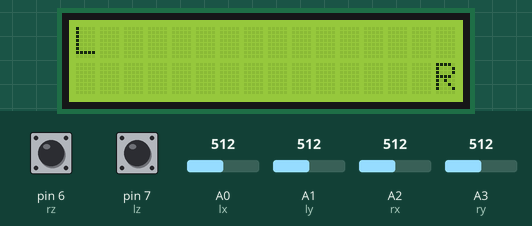
A sketch run on a simulated Arduino Uno, built with avr-gcc and run on an emulated ATmega328P. Parts: 16×2 character LCD. The test bench sets the inputs (shaded band); at power-on: A2 (rx) = 512, A1 (ly) = 512, A0 (lx) = 512, A3 (ry) = 512, pin 6 (rz) HIGH, pin 7 (lz) HIGH. What the sketch prints to the serial monitor is not drawn.

Above: at 1.2 s.
1.3 s: A2 (rx) set to 660
At 1.52 s:
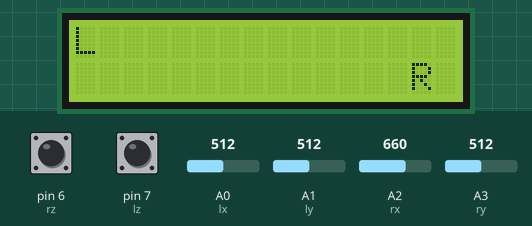
2.9 s: A1 (ly) set to 643
5.9 s: A1 (ly) set to 660
At 6.4 s:
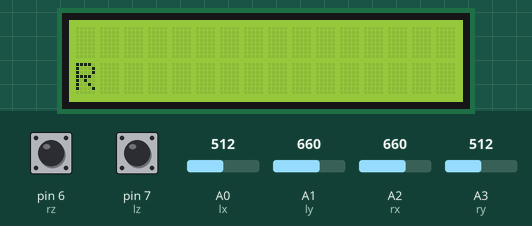
7.6 s: A0 (lx) set to 366
9.1 s: A0 (lx) set to 332
At 10.96 s:
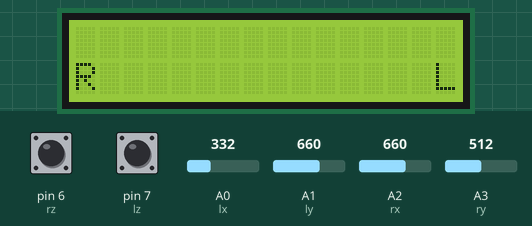
11.0 s: A3 (ry) set to 340
At 11.7 s:
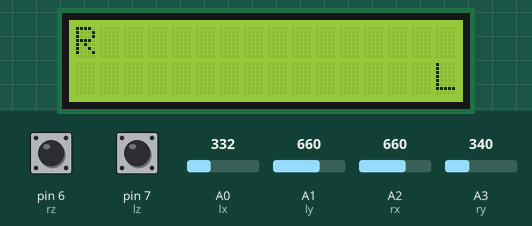
Timing chart, 0 to 13.6 s (numbered marks = the images above; inputs shaded):
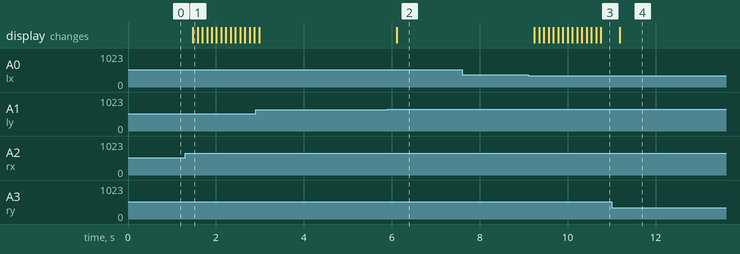

The sketch:

lcd_jotstick.ino
```cpp
#include <LiquidCrystal_I2C.h>

LiquidCrystal_I2C lcd(0x27, 16, 2);

int lx = A0;
int ly = A1;
int lz = 7;
int rx = A2;
int ry = A3;
int rz = 6;
int LX, LY, RX, RY;

void setup() {
  Serial.begin(9600);
  pinMode(lx, INPUT);
  pinMode(ly, INPUT);
  pinMode(lz, INPUT_PULLUP);
  pinMode(rx, INPUT);
  pinMode(ry, INPUT);
  pinMode(rz, INPUT_PULLUP);
  lcd.init();
  lcd.backlight();
  LX = 0; LY = 0;
  RX = 15; RY = 1;
}

void loop() {
  lcd.clear();
  lcd.setCursor(LX, LY);
  lcd.print("L");
  lcd.setCursor(RX, RY);
  lcd.print("R");
  int dlx = analogRead(lx);
  int dly = analogRead(ly);
  int init_l = digitalRead(lz);
  int drx = analogRead(rx);
  int dry = analogRead(ry);
  int init_r = digitalRead(rz);
  Serial.print(dlx);
  Serial.print(" ");
  Serial.print(dly);
  Serial.print(" ");
  Serial.print(init_l);
  Serial.print(" ");
  Serial.print(drx);
  Serial.print(" ");
  Serial.print(dry);
  Serial.print(" ");
  Serial.println(init_r);
  if (LX < 15 && dlx < 350) LX++;
  else if (LX > 0 && dlx > 650) LX--;
  if (LY < 1 && dly > 650) LY++;
  else if (LY > 0 && dly < 350) LY--;
  if (!init_l) LX = 0, LY = 0;
  if (RX < 15 && drx < 350) RX++;
  else if (RX > 0 && drx > 650) RX--;
  if (RY < 1 && dry > 650) RY++;
  else if (RY > 0 && dry < 350) RY--;
  if (!init_r) RX = 15, RY = 1;
  delay(100);
}
```

Measured:
- the behaviour switches between 650 and 651 on A1 (ly) (found by bisection; images 1 and 2)
- the behaviour switches between 350 and 349 on A0 (lx) (found by bisection; images 2 and 3)
- after the input at 1.3 s, the display: changes after 0.18 s (image 1)
- after the input at 5.9 s, the display: changes after 0.22 s (image 2)
- after the input at 7.6 s, every drawn part: stays the same
- after the input at 9.1 s, the display: first changes after 0.14 s (image 3 shows a later state)
- after the input at 11.0 s, the display: changes after 0.19 s (image 4)
